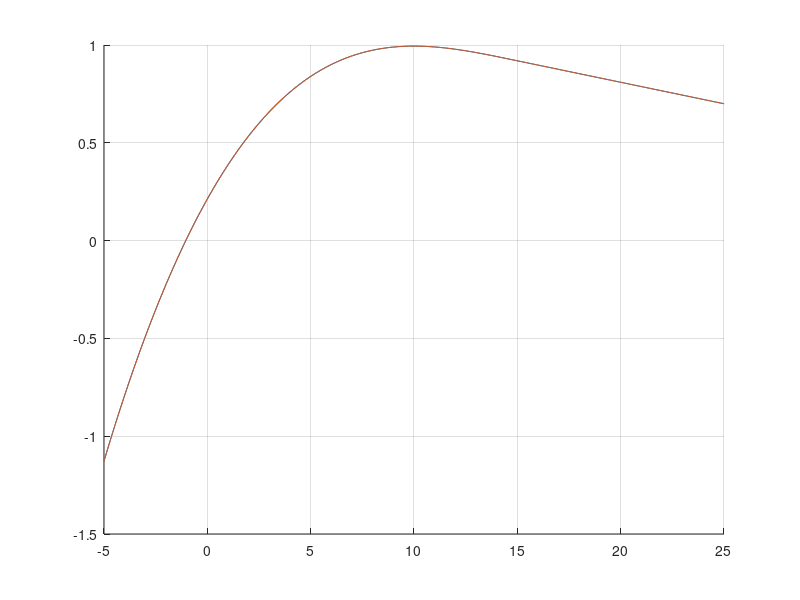

Write the MATLAB code that produced this figure.

%inflection
clear;clc;
cLparams = [0.212657549371211;10.8060289182568;-46.8323561880705;60.6017115061355];
alpha = linspace(-5,25,500)*pi/180;

cL=cLparams(1)+cLparams(2)*alpha+cLparams(3)*alpha.^2+cLparams(4)*alpha.^3;

% cLparams2 = flip(polyfit(alpha,cL,5),2);
% cLparams2 = [0.1;9;-4.70800000000000;-90.0261000000000];
% cL2=cLparams2(1)+cLparams2(2)*alpha+cLparams2(3)*alpha.^2+cLparams2(4)*alpha.^3+cLparams2(5)*alpha.^4+cLparams2(6)*alpha.^5;

alpha_i = -2*cLparams(3)/6/cLparams(4);
alpha2 = alpha(alpha>=alpha_i);
cLa_i = cLparams(2)+2*cLparams(3)*alpha_i+3*cLparams(4)*alpha_i^2;
cL_i = cLparams(1)+cLparams(2)*alpha_i+cLparams(3)*alpha_i.^2+cLparams(4)*alpha_i.^3;
cL2 = cLa_i*alpha2+cL_i-cLa_i*alpha_i;

cL3 = [cL(alpha<alpha_i), cL2];
% cLparams3 = flip(polyfit(alpha,cL,2),2);
% cL4=cLparams3(1)+cLparams3(2)*alpha+cLparams3(3)*alpha.^2;%+cLparams3(4)*alpha.^3;

cL2 = cLa_i*alpha+cL_i-cLa_i*alpha_i;

lgstc = 1./(1+exp(-100*(alpha-alpha_i)));
cL4=cL.*(1-lgstc)+cL2.*lgstc;

figure('color','w'); hold on; grid on;
plot(alpha*180/pi,cL3)
plot(alpha*180/pi,cL4);
